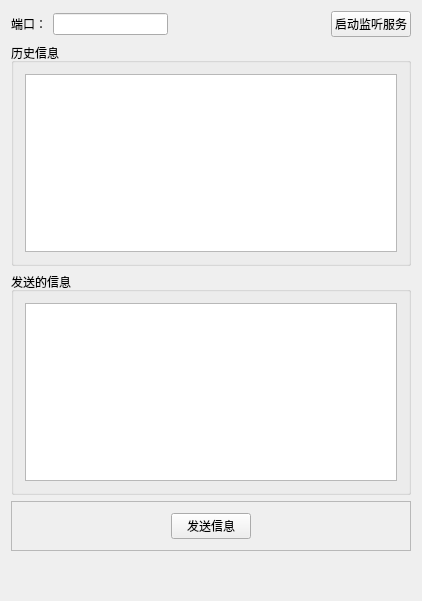
<?xml version="1.0" encoding="UTF-8"?>
<ui version="4.0">
 <class>MainViewClass</class>
 <widget class="QWidget" name="MainViewClass">
  <property name="geometry">
   <rect>
    <x>0</x>
    <y>0</y>
    <width>422</width>
    <height>601</height>
   </rect>
  </property>
  <property name="windowTitle">
   <string>MainView</string>
  </property>
  <layout class="QVBoxLayout" name="verticalLayout">
   <property name="bottomMargin">
    <number>50</number>
   </property>
   <item>
    <layout class="QHBoxLayout" name="horizontalLayout_2">
     <item>
      <layout class="QHBoxLayout" name="horizontalLayout">
       <item>
        <widget class="QLabel" name="label">
         <property name="minimumSize">
          <size>
           <width>0</width>
           <height>25</height>
          </size>
         </property>
         <property name="text">
          <string>端口：</string>
         </property>
        </widget>
       </item>
       <item>
        <widget class="QLineEdit" name="port"/>
       </item>
      </layout>
     </item>
     <item>
      <spacer name="horizontalSpacer">
       <property name="orientation">
        <enum>Qt::Horizontal</enum>
       </property>
       <property name="sizeHint" stdset="0">
        <size>
         <width>40</width>
         <height>20</height>
        </size>
       </property>
      </spacer>
     </item>
     <item>
      <widget class="QPushButton" name="setListen">
       <property name="text">
        <string>启动监听服务</string>
       </property>
      </widget>
     </item>
    </layout>
   </item>
   <item>
    <widget class="QGroupBox" name="groupBox">
     <property name="title">
      <string>历史信息</string>
     </property>
     <layout class="QGridLayout" name="gridLayout">
      <item row="0" column="0">
       <widget class="QTextEdit" name="record"/>
      </item>
     </layout>
    </widget>
   </item>
   <item>
    <widget class="QGroupBox" name="groupBox_2">
     <property name="maximumSize">
      <size>
       <width>16777215</width>
       <height>16777215</height>
      </size>
     </property>
     <property name="title">
      <string>发送的信息</string>
     </property>
     <layout class="QGridLayout" name="gridLayout_2">
      <item row="0" column="0">
       <widget class="QTextEdit" name="message">
        <property name="maximumSize">
         <size>
          <width>16777215</width>
          <height>16777215</height>
         </size>
        </property>
       </widget>
      </item>
     </layout>
    </widget>
   </item>
   <item>
    <widget class="QFrame" name="frame">
     <property name="frameShape">
      <enum>QFrame::StyledPanel</enum>
     </property>
     <property name="frameShadow">
      <enum>QFrame::Raised</enum>
     </property>
     <layout class="QHBoxLayout" name="horizontalLayout_3">
      <item>
       <spacer name="horizontalSpacer_2">
        <property name="orientation">
         <enum>Qt::Horizontal</enum>
        </property>
        <property name="sizeHint" stdset="0">
         <size>
          <width>146</width>
          <height>20</height>
         </size>
        </property>
       </spacer>
      </item>
      <item>
       <widget class="QPushButton" name="sendMessage">
        <property name="text">
         <string>发送信息</string>
        </property>
       </widget>
      </item>
      <item>
       <spacer name="horizontalSpacer_3">
        <property name="orientation">
         <enum>Qt::Horizontal</enum>
        </property>
        <property name="sizeHint" stdset="0">
         <size>
          <width>145</width>
          <height>20</height>
         </size>
        </property>
       </spacer>
      </item>
     </layout>
    </widget>
   </item>
  </layout>
 </widget>
 <layoutdefault spacing="6" margin="11"/>
 <resources>
  <include location="MainView.qrc"/>
 </resources>
 <connections/>
</ui>
